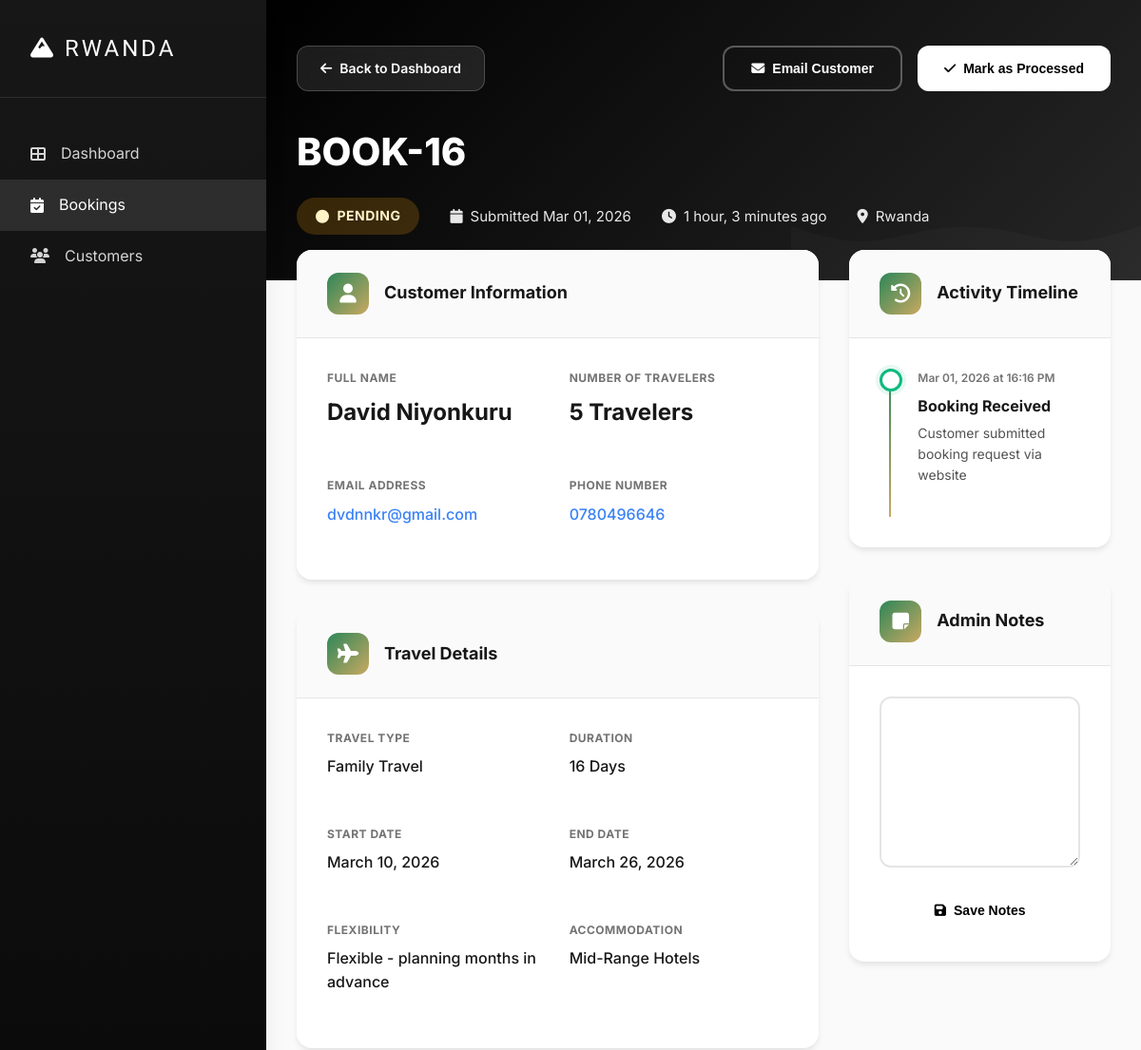
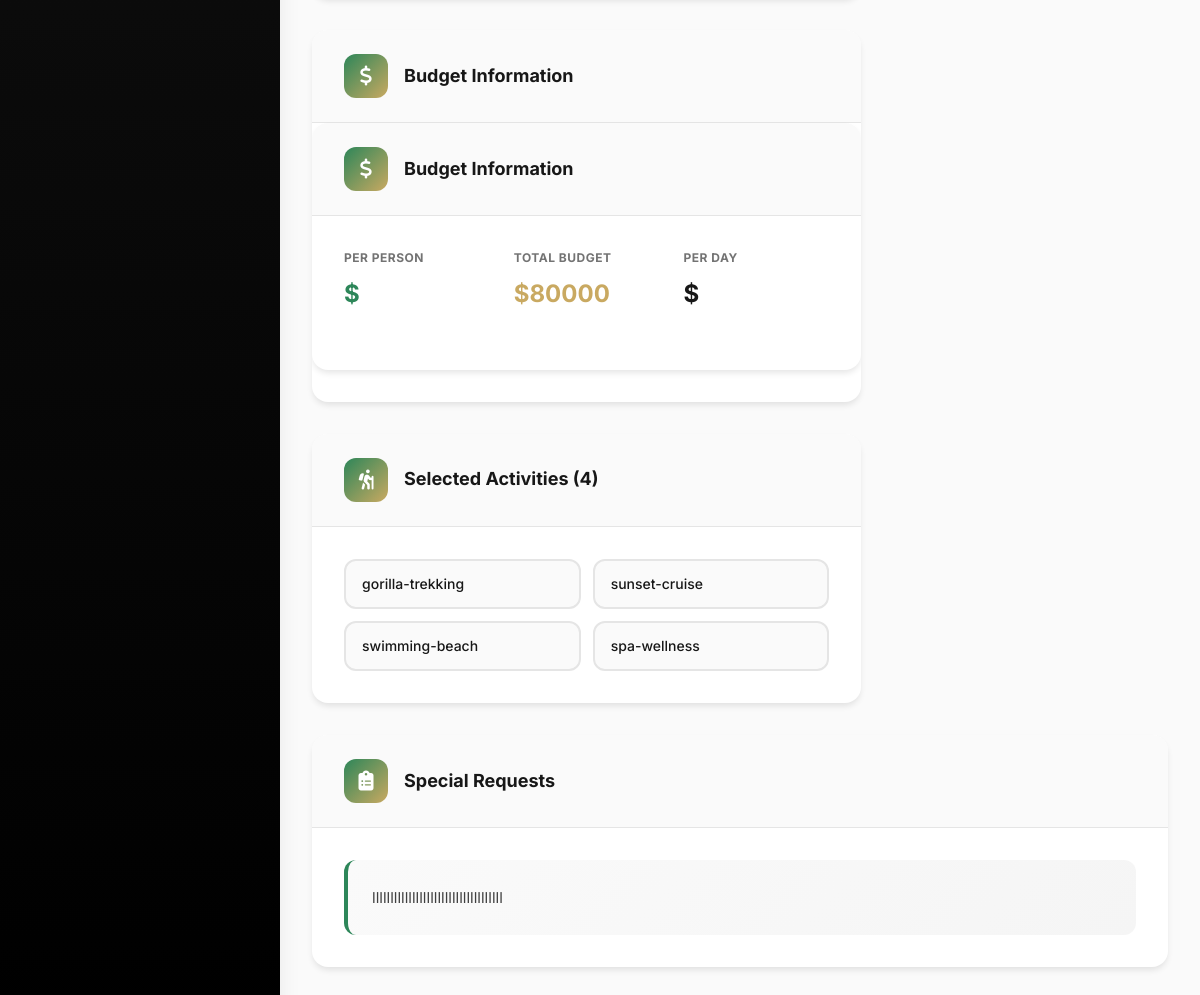
The page /dashboard/booking/16/ on the database its author committed (2 pictures, top to bottom).
### core/models.py (models this page shows, shortened)
class TravelBooking(models.Model):
    STATUS_CHOICES = [
        ('pending', 'Pending'),
        ('processed', 'Processed'),
        ('confirmed', 'Confirmed'),
        ('cancelled', 'Cancelled'),
    ]
    TRAVEL_TYPE_CHOICES = [
        ('solo', 'Solo Travel'),
        ('family', 'Family Travel'),
        ('couple', 'Couple Getaway'),
        ('group', 'Group Adventure'),
    ]
    TRAVELERS_CHOICES = [
        ('1', '1 Traveler (Solo)'),
        ('2', '2 Travelers (Couple)'),
        ('3', '3 Travelers'),
        ('4', '4 Travelers'),
        ('5', '5 Travelers'),
        ('6', '6 Travelers'),
        ('7', '7 Travelers'),
        ('8', '8 Travelers'),
        ('9-15', '9-15 Travelers (Group)'),
        ('16+', '16+ Travelers (Large Group)'),
    ]
    FLEXIBILITY_CHOICES = [
        ('fixed', 'Fixed dates - cannot change'),
        ('flexible-few-days', 'Flexible ± 2-3 days'),
        ('flexible-week', 'Flexible ± 1 week'),
        ('flexible-month', 'Flexible - planning months in advance'),
    ]
    ACCOMMODATION_CHOICES = [
        ('luxury', '5-Star Luxury'),
        ('boutique', 'Boutique Lodges'),
        ('mid-range', 'Mid-Range Hotels'),
        ('budget', 'Budget-Friendly'),
    ]
    first_name = models.CharField(max_length=100)
    last_name = models.CharField(max_length=100)
    email = models.EmailField(db_index=True)
    phone = models.CharField(max_length=20)
    country = models.CharField(max_length=100)
    travelers = models.CharField(max_length=20, choices=TRAVELERS_CHOICES)
    travel_type = models.CharField(max_length=20, choices=TRAVEL_TYPE_CHOICES, blank=True, null=True)
    start_date = models.DateField(blank=True, null=True)
    end_date = models.DateField(blank=True, null=True)
    date_flexibility = models.CharField(max_length=30, choices=FLEXIBILITY_CHOICES, default='flexible-month')
    duration = models.IntegerField(validators=[MinValueValidator(1), MaxValueValidator(21)], default=7)
    activities = models.TextField(default='[]', blank=True)
    accommodation = models.CharField(max_length=20, choices=ACCOMMODATION_CHOICES, blank=True, null=True)
    budget = models.IntegerField(validators=[MinValueValidator(1000), MaxValueValidator(15000)], default=5000)
    special_requests = models.TextField(blank=True)
    status = models.CharField(max_length=20, choices=STATUS_CHOICES, default='pending')
    is_processed = models.BooleanField(default=False)
    processed_at = models.DateTimeField(null=True, blank=True)
    created_at = models.DateTimeField(auto_now_add=True)
    updated_at = models.DateTimeField(auto_now=True)
    class Meta:
        ordering = ['-created_at']
        indexes = [
            models.Index(fields=['email']),
            models.Index(fields=['status']),
        ]
    def get_full_name(self):
        return f"{self.first_name} {self.last_name}"
    def get_booking_id(self):
        return f"BOOK-{self.pk}"
    def get_activities_list(self):
        try:
            return json.loads(self.activities)
        except:
            return []

### core/views.py (the view)
# urls.py: path('dashboard/booking/<int:pk>/', booking_view, name='booking_view'),
def booking_view(request, pk):
    booking = get_object_or_404(TravelBooking, pk=pk)
    total_budget = booking.budget * booking.duration
    per_day_budget = booking.budget / booking.duration if booking.duration else 0
    context = {
        'booking': booking,
        'total_budget': total_budget,
        'per_day_budget': per_day_budget,
    }
    return render(request, 'adminpanel/booking_view.html', context)

### core/templates/adminpanel/booking_view.html (shortened to what this page needs)
<!DOCTYPE html>
<html lang="en">
<head>
    <link rel="stylesheet" href="https://cdnjs.cloudflare.com/ajax/libs/font-awesome/6.4.0/css/all.min.css">
</head>
<body>
    <aside class="sidebar">
        <div class="sidebar-logo">
            <i class="fas fa-mountain"></i> RWANDA
        </div>
        <nav style="padding: 2rem 0;">
            <a href="{% url 'dashboard' %}" class="nav-link">
                <i class="fas fa-th-large"></i>
                <span>Dashboard</span>
            </a>
            <a href="#" class="nav-link active">
                <i class="fas fa-calendar-check"></i>
                <span>Bookings</span>
            </a>
            <a href="#" class="nav-link">
                <i class="fas fa-users"></i>
                <span>Customers</span>
            </a>
        </nav>
    </aside>
    <main class="main-content">
        <div class="page-header">
            <div class="header-content">
                <div class="header-top">
                    <a href="{% url 'dashboard' %}" class="back-btn">
                        <i class="fas fa-arrow-left"></i>
                        Back to Dashboard
                    </a>
                    <div class="header-actions">
                        <button class="btn btn-outline">
                            <i class="fas fa-envelope"></i>
                            Email Customer
                        </button>
                        <button class="btn btn-primary">
                            <i class="fas fa-check"></i>
                            {% if booking.is_processed %}Processed{% else %}Mark as Processed{% endif %}
                        </button>
                    </div>
                </div>
                <h1 class="booking-title">{{ booking.get_booking_id }}</h1>
                <div class="booking-meta">
                    <span class="status-badge {% if booking.status == 'pending' %}pending{% elif booking.status == 'confirmed' %}success{% else %}danger{% endif %}">
                        <i class="fas fa-circle"></i>
                        {{ booking.get_status_display }}
                    </span>
                    <div class="meta-item">
                        <i class="fas fa-calendar"></i>
                        Submitted {{ booking.created_at|date:"M d, Y" }}
                    </div>
                    <div class="meta-item">
                        <i class="fas fa-clock"></i>
                        {{ booking.created_at|timesince }} ago
                    </div>
                    <div class="meta-item">
                        <i class="fas fa-map-marker-alt"></i>
                        {{ booking.country }}
                    </div>
                </div>
            </div>
        </div>
        <div class="detail-content">
            <div class="detail-grid">
                <div>
                    <div class="detail-card" style="margin-bottom: 2rem;">
                        <div class="card-header">
                            <div class="card-icon">
                                <i class="fas fa-user"></i>
                            </div>
                            <h2 class="card-title">Customer Information</h2>
                        </div>
                        <div class="card-body">
                            <div style="display: grid; grid-template-columns: repeat(2, 1fr); gap: 1.5rem;">
                                <div class="info-group">
                                    <div class="info-label">Full Name</div>
                                    <div class="info-value large">{{ booking.get_full_name }}</div>
                                </div>
                                <div class="info-group">
                                    <div class="info-label">Number of Travelers</div>
                                    <div class="info-value large">{{ booking.get_travelers_display }}</div>
                                </div>
                                <div class="info-group">
                                    <div class="info-label">Email Address</div>
                                    <div class="info-value">
                                        <a href="mailto:{{ booking.email }}">{{ booking.email }}</a>
                                    </div>
                                </div>
                                <div class="info-group">
                                    <div class="info-label">Phone Number</div>
                                    <div class="info-value">
                                        <a href="tel:{{ booking.phone }}">{{ booking.phone }}</a>
                                    </div>
                                </div>
                            </div>
                        </div>
                    </div>
                    <div class="detail-card" style="margin-bottom: 2rem;">
                        <div class="card-header">
                            <div class="card-icon">
                                <i class="fas fa-plane"></i>
                            </div>
                            <h2 class="card-title">Travel Details</h2>
                        </div>
                        <div class="card-body">
                            <div style="display: grid; grid-template-columns: repeat(2, 1fr); gap: 1.5rem;">
                                <div class="info-group">
                                    <div class="info-label">Travel Type</div>
                                    <div class="info-value">{{ booking.get_travel_type_display }}</div>
                                </div>
                                <div class="info-group">
                                    <div class="info-label">Duration</div>
                                    <div class="info-value">{{ booking.duration }} Days</div>
                                </div>
                                <div class="info-group">
                                    <div class="info-label">Start Date</div>
                                    <div class="info-value">{{ booking.start_date|date:"F d, Y" }}</div>
                                </div>
                                <div class="info-group">
                                    <div class="info-label">End Date</div>
                                    <div class="info-value">{{ booking.end_date|date:"F d, Y" }}</div>
                                </div>
                                <div class="info-group">
                                    <div class="info-label">Flexibility</div>
                                    <div class="info-value">{{ booking.get_date_flexibility_display }}</div>
                                </div>
                                <div class="info-group">
                                    <div class="info-label">Accommodation</div>
                                    <div class="info-value">{{ booking.get_accommodation_display }}</div>
                                </div>
                            </div>
                        </div>
                    </div>
                    <div class="detail-card" style="margin-bottom: 2rem;">
                        <div class="card-header">
                            <div class="card-icon">
                                <i class="fas fa-dollar-sign"></i>
                            </div>
                            <h2 class="card-title">Budget Information</h2>
                        </div>
                        <div class="detail-card" style="margin-bottom: 2rem;">
    <div class="card-header">
        <div class="card-icon">
            <i class="fas fa-dollar-sign"></i>
        </div>
        <h2 class="card-title">Budget Information</h2>
    </div>
    <div class="card-body">
        <div style="display: grid; grid-template-columns: repeat(3, 1fr); gap: 1.5rem;">
            <div class="info-group">
                <div class="info-label">Per Person</div>
                <div class="info-value large" style="color: var(--secondary);">
                    ${{ per_person }}
                </div>
            </div>
            <div class="info-group">
                <div class="info-label">Total Budget</div>
                <div class="info-value large" style="color: var(--accent);">
                    ${{ total_budget }}
                </div>
            </div>
            <div class="info-group">
                <div class="info-label">Per Day</div>
                <div class="info-value large">
                    ${{ per_day|floatformat:0 }}
                </div>
            </div>
        </div>
    </div>
</div>
                    </div>
                    <div class="detail-card">
                        <div class="card-header">
                            <div class="card-icon">
                                <i class="fas fa-hiking"></i>
                            </div>
                            <h2 class="card-title">Selected Activities ({{ booking.get_activities_list|length }})</h2>
                        </div>
                        <div class="card-body">
                            <div class="activity-grid">
                                {% for activity in booking.get_activities_list %}
                                    <div class="activity-tag">{{ activity }}</div>
                                {% empty %}
                                    <div class="activity-tag">No activities selected</div>
                                {% endfor %}
                            </div>
                        </div>
                    </div>
                </div>
                <div>
                    <div class="detail-card" style="margin-bottom: 2rem;">
                        <div class="card-header">
                            <div class="card-icon">
                                <i class="fas fa-history"></i>
                            </div>
                            <h2 class="card-title">Activity Timeline</h2>
                        </div>
                        <div class="card-body">
                            <div class="timeline">
                                <div class="timeline-item">
                                    <div class="timeline-dot success"></div>
                                    <div class="timeline-date">{{ booking.created_at|date:"M d, Y \a\t H:i A" }}</div>
                                    <div class="timeline-title">Booking Received</div>
                                    <div class="timeline-desc">Customer submitted booking request via website</div>
                                </div>
                            </div>
                        </div>
                    </div>
                    <div class="detail-card">
                        <div class="card-header">
                            <div class="card-icon">
                                <i class="fas fa-sticky-note"></i>
                            </div>
                            <h2 class="card-title">Admin Notes</h2>
                        </div>
                        <div class="card-body">
                            <textarea class="notes-area">{{ booking.notes }}</textarea>
                            <button class="btn btn-primary" style="width: 100%; margin-top: 1rem; justify-content: center;">
                                <i class="fas fa-save"></i>
                                Save Notes
                            </button>
                        </div>
                    </div>
                </div>
            </div>
            <div class="detail-card" style="margin-bottom: 2rem;">
                <div class="card-header">
                    <div class="card-icon">
                        <i class="fas fa-clipboard-list"></i>
                    </div>
                    <h2 class="card-title">Special Requests</h2>
                </div>
                <div class="card-body">
                    <div class="special-requests">
                        {{ booking.special_requests|default:"No special requests" }}
                    </div>
                </div>
            </div>
        </div>
    </main>
</body>
</html>

### rows shown on the page
TravelBooking: get_booking_id "BOOK-16", status "PENDING", created_at "Mar 01, 2026", created_at "1 hour, 3 minutes", country "Rwanda", get_full_name "David Niyonkuru", travelers "5 Travelers", email "dvdnnkr@gmail.com", phone "0780496646", travel_type "Family Travel", duration "16", start_date "March 10, 2026", end_date "March 26, 2026", date_flexibility "Flexible - planning months in advance", accommodation "Mid-Range Hotels", get_activities_list|length "4", created_at "Mar 01, 2026 at 16:16 PM", special_requests "llllllllllllllllllllllllllllllllllll"

### other values the page prints
{{ total_budget }} "80000"
{{ activity }} "gorilla-trekking" "sunset-cruise" "swimming-beach" "spa-wellness"
